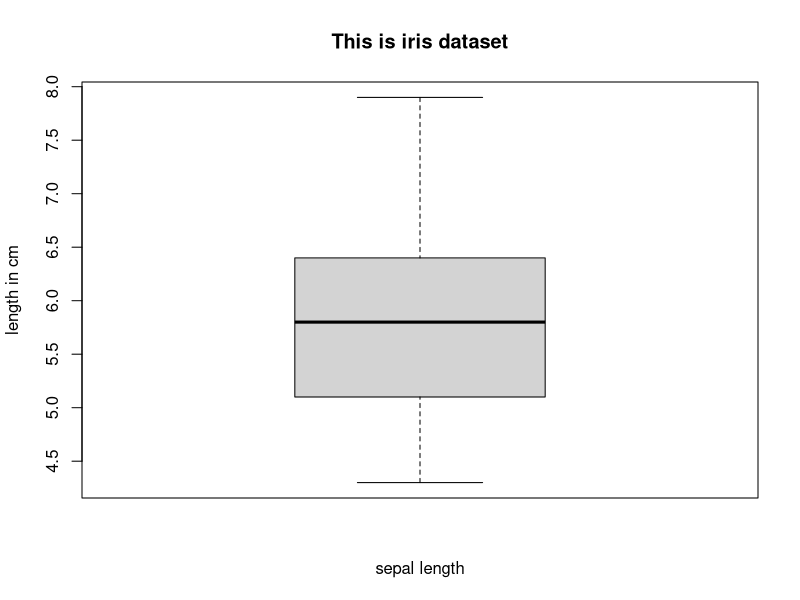

The R script that drew this image:

list(iris)

head(iris)

summary(iris)

boxplot(
  iris$Sepal.Length,
  data=iris,
  main="This is iris dataset",
  xlab="sepal length",
  ylab="length in cm"  
  )

